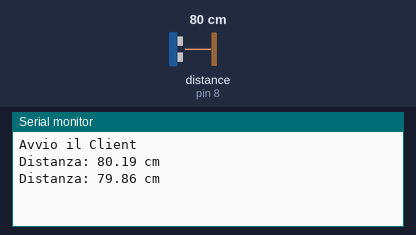
The sketch below on a simulated Arduino Uno, built with avr-gcc and run on an emulated ATmega328P. Parts: the last lines printed to the serial monitor. Wiring (inferred from the names in the program): ultrasonic range finder: trigger pin 10; echo pin 8. The test bench sets the inputs (shaded band); at power-on: distance to the obstacle (sensor on pin 8) 80 cm. The echo pulse lasts 58.3 µs per cm; no radio packets arrive unless stated.

Above: at 1.8 s.
1.9 s: distance to the obstacle (sensor on pin 8) set to 2 cm
At 3.0 s:
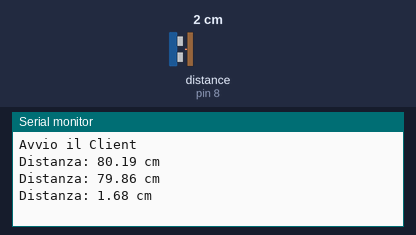
3.4 s: distance to the obstacle (sensor on pin 8) set to 4 cm
At 5.1 s:
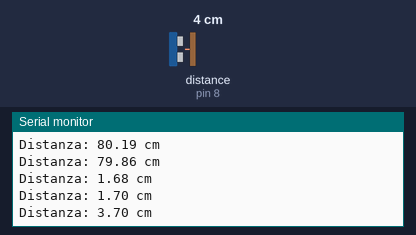
Timing chart, 0 to 6.6 s (numbered marks = the images above; inputs shaded):
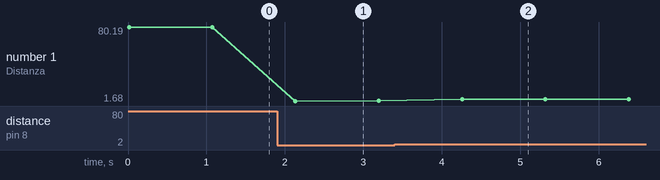

Measured:
- after the input at 1.9 s, the serial monitor: prints a new line after 0.23 s (image 1)
- after the input at 3.4 s, the serial monitor: prints a new line after 0.86 s (image 2)
- plotted number 1: 79.86 → 1.7 after the input at 1.9 s, 1.7 → 3.7 after the input at 3.4 s

The sketch:

client.ino
```cpp
#include <SPI.h>
#include <RH_RF95.h>

#define TRIG_PIN 10
#define ECHO_PIN 8

// Singleton instance of the radio driver
RH_RF95 rf95;
float frequency = 868.0;
String seriale = "AFDAMB2";

void setup()
{
  Serial.begin(9600);
  pinMode(TRIG_PIN, OUTPUT);
  pinMode(ECHO_PIN, INPUT);
  digitalWrite(TRIG_PIN, LOW);

  Serial.println("Avvio il Client");
  if (!rf95.init())
    Serial.println("Avvio Fallito");

  // Setup Lora frequency
  rf95.setFrequency(frequency);
  rf95.setTxPower(13);
  rf95.setSpreadingFactor(7);
  rf95.setSignalBandwidth(125000);
  rf95.setCodingRate4(5);
}

void loop()
{
  digitalWrite(TRIG_PIN, HIGH);
  delayMicroseconds(10);
  digitalWrite(TRIG_PIN, LOW);

  unsigned long tempo = pulseIn(ECHO_PIN, HIGH);
  float distanza = 0.03438 * tempo / 2;
  Serial.print("Distanza: " + String(distanza) + " cm \n");

  String randNumber_to_string = String(distanza);
  String sender = randNumber_to_string + "-" + seriale;

  const uint8_t* p = reinterpret_cast<const uint8_t*>(sender.c_str());
  rf95.send(p, 16);
  rf95.waitPacketSent();
  delay(1000);
  // delay(240000);

}
```
